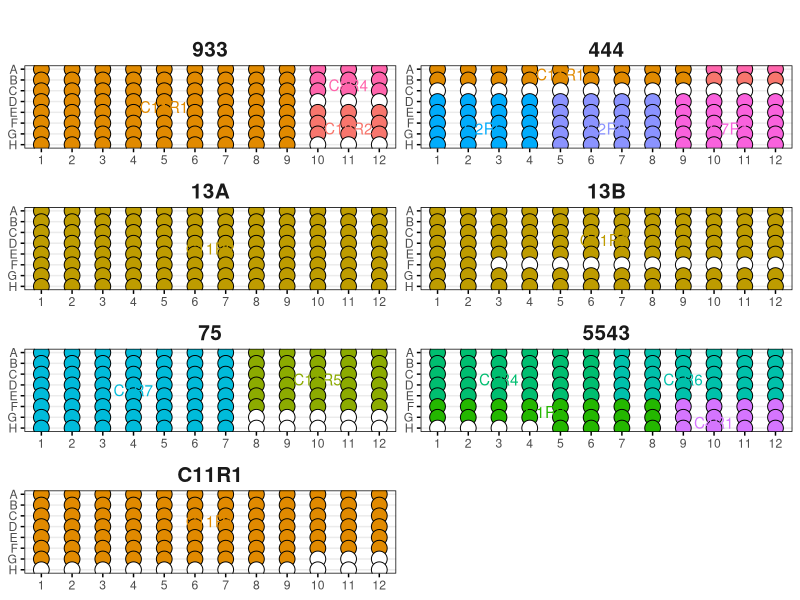

The R source for this figure:
library(tidyverse)

# Process plates
plates <- read_csv(here::here("data/output/plates.csv")) %>%
    separate(col = Well, into = c("Row", "Column"), sep = 1) %>%
    mutate(Row = match(Row, LETTERS), Column = as.numeric(Column)) %>%
    mutate(Pair = paste0(Isolate1, "_", Isolate2))

plates$Community[plates$Isolate1 == "blank"] <- NA
plates$Pair[plates$Isolate1 == "blank"] <- NA


if (FALSE) {

plate1 <- plates %>%
    filter(PlateLayout == 933, Plate == "P1")

community_label <- plate1 %>%
    filter(MixIsolate == T) %>%
    group_by(Community) %>%
    summarize(Community_x = mean(Column), Community_y = mean(Row)) %>%
    mutate(Community_y = ifelse(Community_y %% 1 == 0, Community_y + 0.5, Community_y))


well_size = 5
p <- plate1 %>%
    ggplot() +
    geom_point(aes(x = Column, y = Row, fill = Community), shape = 21, size = well_size) +
    geom_text(data = community_label, aes(x = Community_x, y = Community_y, label = Community, color = Community)) +
    scale_fill_discrete(na.value = "white") +
    scale_x_continuous(breaks = 1:12, position = "top") +
    scale_y_reverse(breaks = 1:8, labels = setNames(LETTERS[1:8], 1:8)) +
    theme_minimal() +
    theme(panel.grid.minor = element_blank(), panel.border = element_rect(color = "black", fill = NA),
          plot.background = element_rect(color = NA, fill = "white"), legend.position = "none",
          axis.ticks = element_line(color = "black"),
          axis.title = element_blank()) +
    ggtitle("")
p

ggsave(here::here("output/report/figure/plate_layout.png"), p, width = 4, height = 3)


}


# Extract the label position
community_label <- plates %>%
    #filter(PlateLayout %in% c(933, 444), Plate == "P1") %>%
    filter(Plate == "P1") %>%
    filter(MixIsolate == T) %>%
    group_by(PlateLayout, Community) %>%
    mutate(PlateLayout = ordered(PlateLayout, levels = c("933", "444", "13A", "13B", "75", "5543", "C11R1"))) %>%
    summarize(Community_x = mean(Column), Community_y = mean(Row)) %>%
    mutate(Community_y = ifelse(Community_y %% 1 == 0, Community_y + 0.5, Community_y))

# Plot
well_size = 5
p <- plates %>%
    #filter(PlateLayout %in% c(933, 444), Plate == "P1") %>%
    filter(Plate == "P1") %>%
    mutate(PlateLayout = ordered(PlateLayout, levels = c("933", "444", "13A", "13B", "75", "5543", "C11R1"))) %>%
    ggplot() +
    geom_point(aes(x = Column, y = Row, fill = Community), shape = 21, size = well_size) +
    geom_text(data = community_label, aes(x = Community_x, y = Community_y, label = Community, color = Community)) +
    scale_fill_discrete(na.value = "white") +
    scale_x_continuous(breaks = 1:12, position = "bottom") +
    scale_y_reverse(breaks = 1:8, labels = setNames(LETTERS[1:8], 1:8)) +
    facet_wrap(~PlateLayout, scales = "free", ncol = 2) +
    theme_minimal() +
    theme(panel.grid.minor = element_blank(), panel.border = element_rect(color = "black", fill = NA),
          plot.background = element_rect(color = NA, fill = "white"), legend.position = "none",
          strip.text = element_text(size = 15, face = "bold"),
          axis.ticks = element_line(color = "black"),
          axis.title = element_blank()) +
    ggtitle("")

ggsave(here::here("output/report/figure/plate_layout.png"), p, width = 8, height = 12)




